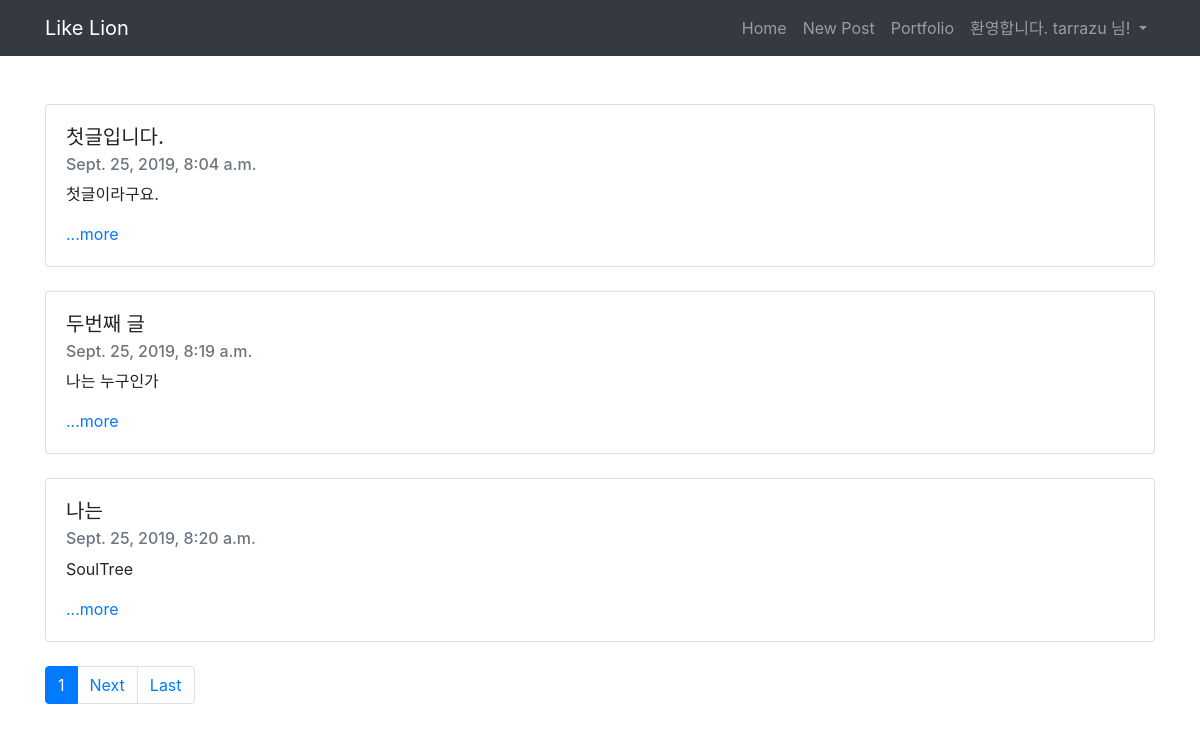
The app's page / (signed in) with its own data.
### blog/models.py (models this page shows, shortened)
class Blog(models.Model):
    title = models.CharField(max_length=200)
    pub_date = models.DateTimeField('data published')
    body = models.TextField()
    def summary(self):
        return self.body[:100]

### blog/views.py (the view)
# urls.py: 2. Add a URL to urlpatterns:  path('', views.home, name='home')
def home(request):
    blogs = Blog.objects
    blog_list = Blog.objects.all()
    paginator = Paginator(blog_list, 3)
    page = request.GET.get('page')
    posts = paginator.get_page(page)
    return render(request, 'blog/home.html', {'blogs': blogs, 'posts': posts})

### blog/templates/blog/home.html (shortened to what this page needs)
{% extends 'base.html' %}
{% block content %}
  {% for blog in posts %}
  <br>
  <div class="card">
    <div class="card-body">
      <h5 class="card-title">{{ blog.title }}</h5>
      <h6 class="card-subtitle mb-2 text-muted">{{ blog.pub_date }}</h6>
      <p class="card-text">{{ blog.summary }}</p>
      <a href="{% url 'detail' blog.id %}" class="card-link">...more</a>
    </div>
  </div>
  {% endfor %}
  <br>
  <nav aria-label="Page navigation example">
    <ul class="pagination">
      <li class="page-item active"><a class="page-link" href="?page={{ posts.number }}">{{ posts.number }} <span class="sr-only">(Current)</span></a></li>
      {% if posts.has_next %}
      <li class="page-item"><a class="page-link" href="?page={{ posts.next_page_number }}">Next</a></li>
      <li class="page-item"><a class="page-link" href="?page={{ posts.paginator.num_pages }}">Last</a></li>
      {% endif %}
    </ul>
  </nav>
{% endblock %}

### secondproject/templates/base.html (shortened to what this page needs)
<!DOCTYPE html>
<html lang="en">
  <head>
    <link
      rel="stylesheet"
      href="https://stackpath.bootstrapcdn.com/bootstrap/4.3.1/css/bootstrap.min.css"
    />
  </head>
  <body>
    <nav class="navbar navbar-expand-lg navbar-dark bg-dark">
      <div class="container">
        <a class="navbar-brand" href="#">Like Lion</a>
        <div class="collapse navbar-collapse" id="navbarNav">
          <ul class="navbar-nav ml-auto">
            <li class="nav-item">
              <a class="nav-link" href="{% url 'home' %}">Home</a>
            </li>
            <li class="nav-item">
              <a class="nav-link" href="{% url 'newblog' %}">New Post</a>
            </li>
            <li class="nav-item">
              <a class="nav-link" href="{% url 'portfolio' %}">Portfolio</a>
            </li>
            {% if user.is_authenticated %}
            <li class="nav-item dropdown">
              <a
                class="nav-link dropdown-toggle"
                id="navbarDropdown"
                role="button"
                data-toggle="dropdown"
                aria-haspopup="true"
                aria-expanded="false"
              >
                환영합니다. {{ user.username }} 님!
              </a>
            </li>
            {% endif %}
          </ul>
        </div>
      </div>
    </nav>
    <div class="container">
      <br />
      {% block content %} {% endblock %}
    </div>
  </body>
</html>

### records on screen
Blog: title "첫글입니다.", pub_date "Sept. 25, 2019, 8:04 a.m.", summary "첫글이라구요."
Blog: title "두번째 글", pub_date "Sept. 25, 2019, 8:19 a.m.", summary "나는 누구인가"
Blog: title "나는", pub_date "Sept. 25, 2019, 8:20 a.m.", summary "SoulTree"

### other values on screen
{{ user.username }} "tarrazu"
{{ posts.number }} "1"
